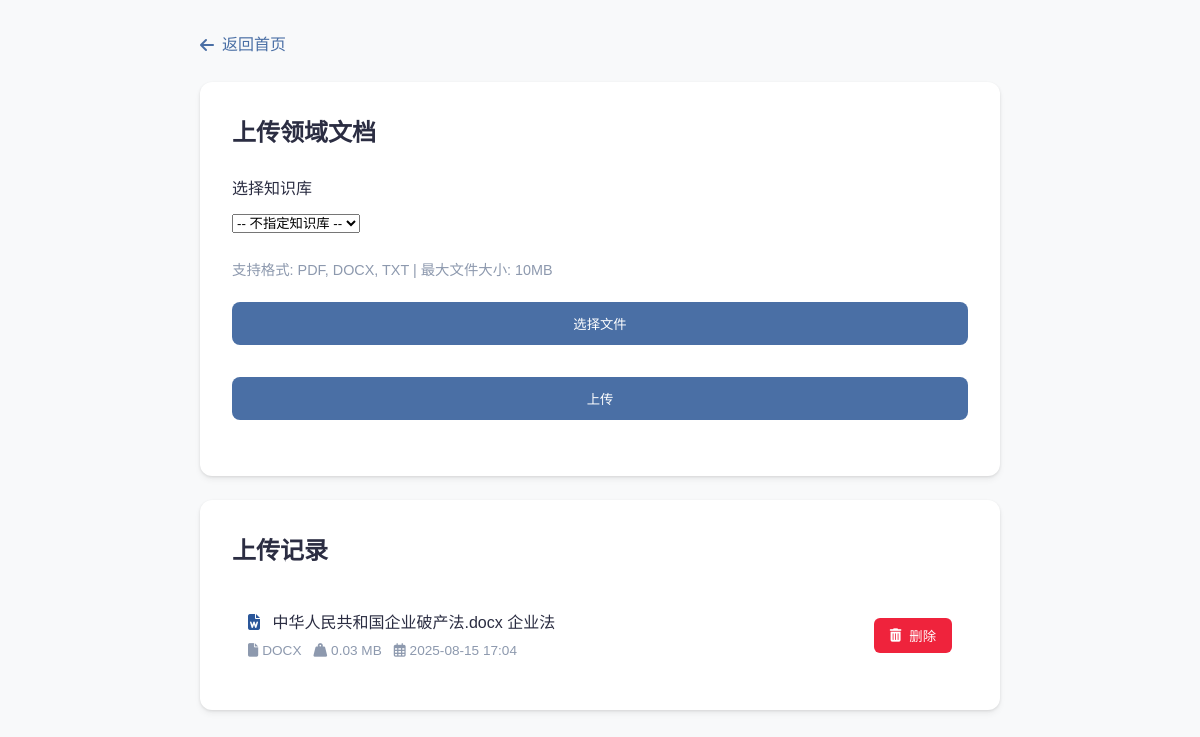
/upload (signed in), run on the app's committed database.
### app.py (models this page shows)
class UploadedDocument(db.Model):
    id = db.Column(db.Integer, primary_key=True)
    user_id = db.Column(db.Integer, db.ForeignKey('user.id'), nullable=False)
    knowledge_base_id = db.Column(db.Integer, db.ForeignKey('knowledge_base.id'), nullable=True)
    filename = db.Column(db.String(255), nullable=False)  # 原始文件名
    file_path = db.Column(db.String(512), nullable=False)  # 存储路径
    file_type = db.Column(db.String(50), nullable=False)  # 文件类型
    file_size = db.Column(db.Integer, nullable=False)  # 文件大小
    uploaded_at = db.Column(db.DateTime, default=datetime.now)  # 上传时间

class KnowledgeBase(db.Model):
    id = db.Column(db.Integer, primary_key=True)
    user_id = db.Column(db.Integer, db.ForeignKey('user.id'), nullable=False)
    name = db.Column(db.String(100), nullable=False)
    description = db.Column(db.Text)
    created_at = db.Column(db.DateTime, default=datetime.utcnow)
    updated_at = db.Column(db.DateTime, default=datetime.utcnow, onupdate=datetime.utcnow)
    documents = db.relationship('UploadedDocument', backref='knowledge_base', lazy=True, cascade="all, delete-orphan")

### app.py (the view, shortened to what this page needs)
@app.route('/upload', methods=['GET', 'POST'])
@login_required
def upload_document():
    if current_user.role not in ['expert', 'admin']:
        flash('您没有权限上传文档', 'error')
        return redirect(url_for('home'))
    knowledge_bases = KnowledgeBase.query.filter_by(user_id=current_user.id).order_by(KnowledgeBase.name).all()
    uploaded_docs = UploadedDocument.query.filter_by(user_id=current_user.id).order_by(
        UploadedDocument.uploaded_at.desc()).all()
    return render_template('upload.html', knowledge_bases=knowledge_bases, uploaded_docs=uploaded_docs)

### app.py (called while the page is built)
@login_manager.user_loader
def load_user(user_id):
    return User.query.get(int(user_id))

### templates/upload.html (shortened to what this page needs)
<!DOCTYPE html>
<html lang="zh-CN">
<head>
    <link rel="stylesheet" href="https://cdnjs.cloudflare.com/ajax/libs/font-awesome/6.4.0/css/all.min.css">
    <link rel="stylesheet" href="{{ url_for('static', filename='css/up.css') }}">
</head>
<body>
    <div class="auth-wrapper">
        <div class="upload-container">
            <a href="{{ url_for('home') }}" class="back-link">
                <i class="fas fa-arrow-left"></i>
                <span>返回首页</span>
            </a>
            <div class="upload-card">
                <h2>上传领域文档</h2>
                <form method="POST" action="{{ url_for('upload_document') }}" enctype="multipart/form-data" class="upload-form" id="uploadForm">
                    <div class="form-group">
                        <label for="knowledge_base_id">选择知识库</label>
                        <select id="knowledge_base_id" name="knowledge_base_id" class="kb-select">
                            <option value="">-- 不指定知识库 --</option>
                        </select>
                    </div>
                    <div class="form-group">
                        <p style="font-size: 0.9rem; color: var(--text-light); margin-bottom: 1.25rem;">
                            支持格式: PDF, DOCX, TXT | 最大文件大小: 10MB
                        </p>
                        <div class="file-input-wrapper">
                            <button type="button" class="file-input-btn">
                                <span>选择文件</span>
                            </button>
                        </div>
                    </div>
                    <button type="submit" class="btn-auth" id="submitBtn">
                        <span>上传</span>
                    </button>
                </form>
            </div>
            <div class="upload-card">
                <h2>上传记录</h2>
                {% if uploaded_docs %}
                    <div class="doc-list">
                        {% for doc in uploaded_docs %}
                            <div class="doc-item">
                                <div class="doc-info">
                                    <div class="doc-name">
                                        <i class="fas
                                            {% if doc.file_type == 'pdf' %}fa-file-pdf
                                            {% elif doc.file_type == 'docx' %}fa-file-word
                                            {% else %}fa-file-alt
                                            {% endif %}"
                                            style="margin-right: 8px;
                                            {% if doc.file_type == 'pdf' %}color: #e63946;
                                            {% elif doc.file_type == 'docx' %}color: #2b579a;
                                            {% else %}color: #495057;
                                            {% endif %}">
                                        </i>
                                        {{ doc.filename }}
                                        {% if doc.knowledge_base %}
                                            <span class="kb-tag">{{ doc.knowledge_base.name }}</span>
                                        {% endif %}
                                    </div>
                                    <div class="doc-meta">
                                        <span><i class="fas fa-file"></i> {{ doc.file_type|upper }}</span>
                                        <span><i class="fas fa-weight-hanging"></i> {{ "%.2f MB"|format(doc.file_size / 1024 / 1024) }}</span>
                                        <span><i class="far fa-calendar-alt"></i> {{ doc.uploaded_at.strftime('%Y-%m-%d %H:%M') }}</span>
                                    </div>
                                </div>
                                <div class="doc-actions">
                                    <form method="POST" action="{{ url_for('delete_uploaded_document', doc_id=doc.id) }}" onsubmit="return confirm('确定要删除这个文档吗？删除后将从知识库中移除。');">
                                        <button type="submit" class="btn-delete">
                                            <i class="fas fa-trash-alt"></i>
                                            <span>删除</span>
                                        </button>
                                    </form>
                                </div>
                            </div>
                        {% endfor %}
                    </div>
                {% else %}
                    <div class="empty-state">
                        <i class="far fa-folder-open"></i>
                        <p>暂无上传记录</p>
                    </div>
                {% endif %}
            </div>
        </div>
    </div>
</body>
</html>

### static/css/up.css (style rules this page uses)
:root { --primary-color: #4a6fa5; --primary-hover: #263a9c; --danger-color: #ef233c; --danger-hover: #d90429; --success-color: #4cc9f0; --text-color: #2b2d42; --text-light: #8d99ae; --bg-color: #f8f9fa; --card-shadow: 0 4px 6px rgba(0, 0, 0, 0.05), 0 1px 3px rgba(0, 0, 0, 0.1); --transition: all 0.3s ease; }
* { margin: 0; padding: 0; box-sizing: border-box; }
body { font-family: 'Noto Sans SC', sans-serif; background-color: var(--bg-color); color: var(--text-color); line-height: 1.6; }
.auth-wrapper { min-height: 100vh; padding: 2rem 1rem; display: flex; justify-content: center; align-items: flex-start; }
.upload-container { width: 100%; max-width: 800px; }
.back-link { display: inline-flex; align-items: center; gap: 0.5rem; margin-bottom: 1.5rem; color: var(--primary-color); text-decoration: none; font-weight: 500; transition: var(--transition); }
.upload-card { align-content: center; background: white; border-radius: 12px; box-shadow: var(--card-shadow); padding: 2rem; margin-bottom: 1.5rem; transition: var(--transition); }
.upload-card h2 { margin-bottom: 1.5rem; color: var(--text-color); font-weight: 600; font-size: 1.5rem; }
.upload-form { margin-bottom: 1.5rem; }
.form-group { margin-bottom: 1.5rem; }
.form-group label { display: block; margin-bottom: 0.5rem; font-weight: 500; color: var(--text-color); }
.file-input-wrapper { position: relative; overflow: hidden; display: inline-block; width: 100%; }
.file-input-btn { display: flex; align-items: center; justify-content: center; gap: 0.5rem; width: 100%; padding: 0.75rem 1.5rem; background-color: var(--primary-color); color: white; border: none; border-radius: 8px; font-weight: 500; cursor: pointer; transition: var(--transition); }
.btn-auth { width: 100%; padding: 0.75rem; background-color: var(--primary-color); color: white; border: none; border-radius: 8px; font-weight: 500; cursor: pointer; transition: var(--transition); }
.doc-list { margin-top: 1.5rem; border-radius: 8px; overflow: hidden; }
.doc-item { display: flex; justify-content: space-between; align-items: center; padding: 1rem; background-color: white; border-bottom: 1px solid #eee; transition: var(--transition); }
.doc-item:last-child { border-bottom: none; }
.doc-info { flex: 1; min-width: 0; }
.doc-name { font-weight: 500; margin-bottom: 0.25rem; white-space: nowrap; overflow: hidden; text-overflow: ellipsis; }
.doc-meta { font-size: 0.85rem; color: var(--text-light); display: flex; flex-wrap: wrap; gap: 0.75rem; }
.doc-meta span { display: flex; align-items: center; gap: 0.25rem; }
.doc-actions { margin-left: 1rem; flex-shrink: 0; }
.btn-delete { display: flex; align-items: center; gap: 0.5rem; padding: 0.5rem 1rem; background-color: var(--danger-color); color: white; border: none; border-radius: 6px; font-weight: 500; cursor: pointer; transition: var(--transition); }

### data on the page
UploadedDocument: filename "中华人民共和国企业破产法.docx", knowledge_base.name "企业法", file_type "DOCX", doc.file_size/1024/1024 "0.03 MB", uploaded_at "2025-08-15 17:04"
